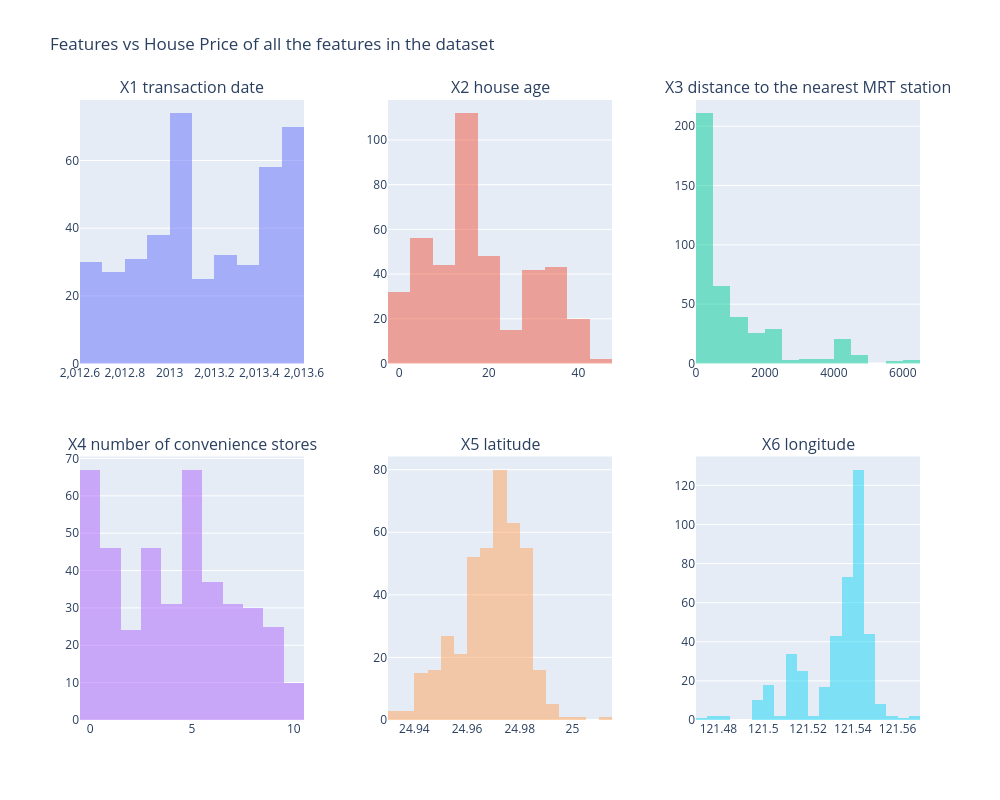

The code cell stored with this chart in its notebook:
### Code cell
fig = make_subplots(rows=2, cols=3, 
                    subplot_titles=df_X.columns,
                    horizontal_spacing=0.1, vertical_spacing=0.15)

for i, col_name in enumerate(df_X.columns):
    row = (i // 3) + 1
    col = (i % 3) + 1

    # fig.add_trace(
    #     go.Scattergl(
    #         x=df_X[col_name],
    #         y =df_y['Y house price of unit area'],
    #         mode="markers",
    #         marker=dict(size=5, color='blue', opacity=0.5),
    #         name=col_name
    #     ),
    #     row=row, col=col
    # )

    fig.add_trace(
        go.Histogram(
            x=df_X[col_name],
            y=df_y['Y house price of unit area'],
            name=col_name,
            opacity=0.5
        ),
        row=row, col=col
    )

fig.update_layout(
    title_text="Features vs House Price of all the features in the dataset",
    height=800, width=1000,
    showlegend=False)
fig.show()

### Figure 1 — Plotly figure (JSON) as saved in the notebook; plotly's stock layout.template omitted (floating-point values rounded to 4 significant figures; data arrays with more than 128 entries replaced by an {"elided": "..."} marker saying what was removed)
{"data": [{"name": "X1 transaction date", "opacity": 0.5, "type": "histogram", "x": {"elided": "414 float values"}, "xaxis": "x", "y": {"elided": "414 float values"}, "yaxis": "y"}, {"name": "X2 house age", "opacity": 0.5, "type": "histogram", "x": {"elided": "414 float values"}, "xaxis": "x2", "y": {"elided": "414 float values"}, "yaxis": "y2"}, {"name": "X3 distance to the nearest MRT station", "opacity": 0.5, "type": "histogram", "x": {"elided": "414 float values"}, "xaxis": "x3", "y": {"elided": "414 float values"}, "yaxis": "y3"}, {"name": "X4 number of convenience stores", "opacity": 0.5, "type": "histogram", "x": {"elided": "414 int values"}, "xaxis": "x4", "y": {"elided": "414 float values"}, "yaxis": "y4"}, {"name": "X5 latitude", "opacity": 0.5, "type": "histogram", "x": {"elided": "414 float values"}, "xaxis": "x5", "y": {"elided": "414 float values"}, "yaxis": "y5"}, {"name": "X6 longitude", "opacity": 0.5, "type": "histogram", "x": {"elided": "414 float values"}, "xaxis": "x6", "y": {"elided": "414 float values"}, "yaxis": "y6"}], "layout": {"annotations": [{"font": {"size": 16}, "showarrow": false, "text": "X1 transaction date", "x": 0.1333, "xanchor": "center", "xref": "paper", "y": 1, "yanchor": "bottom", "yref": "paper"}, {"font": {"size": 16}, "showarrow": false, "text": "X2 house age", "x": 0.5, "xanchor": "center", "xref": "paper", "y": 1, "yanchor": "bottom", "yref": "paper"}, {"font": {"size": 16}, "showarrow": false, "text": "X3 distance to the nearest MRT station", "x": 0.8667, "xanchor": "center", "xref": "paper", "y": 1, "yanchor": "bottom", "yref": "paper"}, {"font": {"size": 16}, "showarrow": false, "text": "X4 number of convenience stores", "x": 0.1333, "xanchor": "center", "xref": "paper", "y": 0.425, "yanchor": "bottom", "yref": "paper"}, {"font": {"size": 16}, "showarrow": false, "text": "X5 latitude", "x": 0.5, "xanchor": "center", "xref": "paper", "y": 0.425, "yanchor": "bottom", "yref": "paper"}, {"font": {"size": 16}, "showarrow": false, "text": "X6 longitude", "x": 0.8667, "xanchor": "center", "xref": "paper", "y": 0.425, "yanchor": "bottom", "yref": "paper"}], "height": 800, "showlegend": false, "title": {"text": "Features vs House Price of all the features in the dataset"}, "width": 1000, "xaxis": {"anchor": "y", "domain": [0, 0.2667]}, "xaxis2": {"anchor": "y2", "domain": [0.3667, 0.6333]}, "xaxis3": {"anchor": "y3", "domain": [0.7333, 1]}, "xaxis4": {"anchor": "y4", "domain": [0, 0.2667]}, "xaxis5": {"anchor": "y5", "domain": [0.3667, 0.6333]}, "xaxis6": {"anchor": "y6", "domain": [0.7333, 1]}, "yaxis": {"anchor": "x", "domain": [0.575, 1]}, "yaxis2": {"anchor": "x2", "domain": [0.575, 1]}, "yaxis3": {"anchor": "x3", "domain": [0.575, 1]}, "yaxis4": {"anchor": "x4", "domain": [0, 0.425]}, "yaxis5": {"anchor": "x5", "domain": [0, 0.425]}, "yaxis6": {"anchor": "x6", "domain": [0, 0.425]}}}
